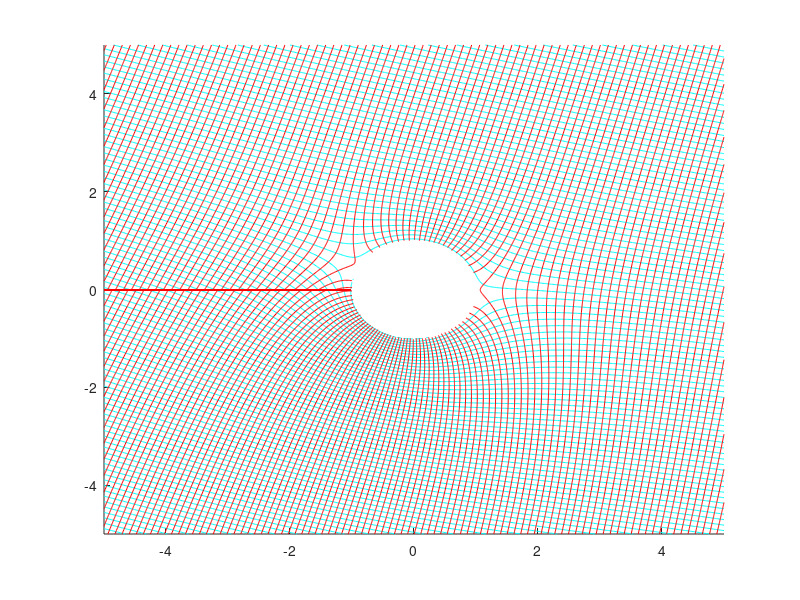
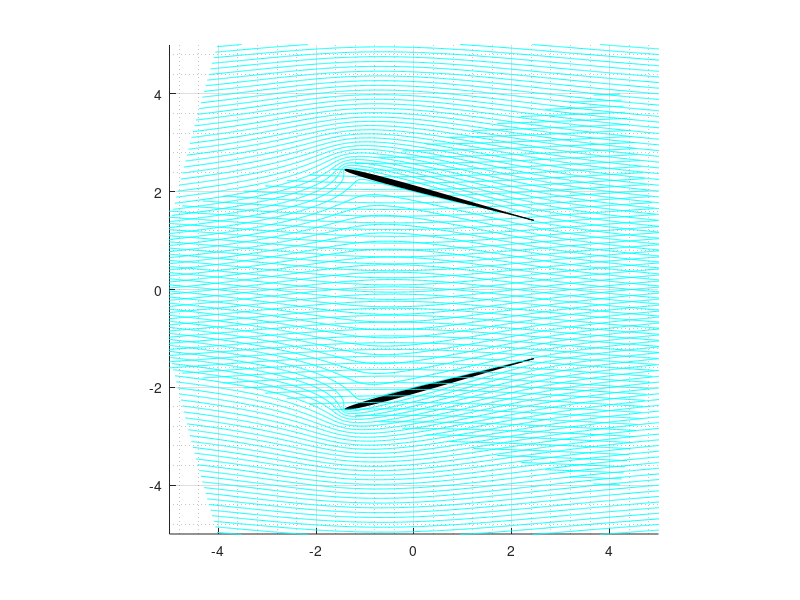

Reproduce these figures in MATLAB, in order.
%x,y,theta variables are defined below
ix= 5; 
intervals=50;
[x,y]=meshgrid(-ix:1/intervals:ix);
line=20;
theta = linspace(0,2*pi,intervals);
%adjustable parameters U=uniform flow velocity, r=radius of cylinder,
%alpha=angle of attack, positionx= x coordinate position of centre,
%positiony= y coordinate position of centre, gamma= strength of vorticity
U=200; alpha=-pi/12;
r=1;
c=0.02;
for i = 1 : length(x)
    for j = 1 : length(x)
        if (x(i,j)^2 + y(i,j)^2 <= r^2)
            x(i,j) = NaN;
            y(i,j) = NaN;
        end
    end
end
airfoilx=0; airfoily=-2;
zp=airfoilx+1i*airfoily;

gamma=-4*pi*r*U*sin(alpha);
%zo=initial starting position, z=complex variable Fz=complex potential
positionx=-r*c; positiony=0;
zo=positionx+1i.*positiony;
z=x+1i*y;
zetao= (z) + ((r)^2./(z));
zeta= (z) + ((r)^2./(z))+zp;
zetab=(z) + ((r)^2./(z))-zp;
%complex potential of uniform flow at angle of attack

Fzu=(U*(z-zo)*exp(-1i*alpha));
Fzu2=(U*(z-zo)*exp(1i*alpha));
%complex potential of cylinder 
Fzc=(U*(r^2)*(1+c)^2*exp(1i*alpha))./(z-zo)+(1/(2*pi)*(-1i*gamma*log(z-zo)));
Fzc2=(U*(r^2)*(1+c)^2*exp(1i*-alpha))./(z-zo)+(1/(2*pi)*(1i*gamma*log(z-zo)));
%complex potential of a cylinder with uniform flow at angle of attack
Fz=Fzu+Fzc;
Fz2=Fzu2+Fzc2;
%plotting the psi function followed by a solid circle
figure (1);
hold on;
contour(x,y,imag(Fz),(21*ix),'c');
contour(x,y,real(Fz),(21*ix),'r');

figure (2);

hold all;
[th, r0] = cart2pol(real(zeta), imag(zeta));
[nx, ny] = pol2cart(th-alpha, r0);
%contour(nx,ny,imag(Fz+Fz2),(line*ix),'c');
contour(nx,ny,imag(Fz),(line*ix),'c');
x2= (r-positionx)*cos(theta)+positionx;
y2= (r-positionx)*sin(theta)+positiony;
z2= x2+1i*y2;
zeta2= (z2 + (r^2)./z2)+zp;
[th2, r2] = cart2pol(real(zeta2), imag(zeta2));
[nx2, ny2] = pol2cart(th2-alpha, r2);
fill(nx2,ny2,'k');

 [th3, r3] = cart2pol(real(zetab), imag(zetab));
 [nx3, ny3] = pol2cart(th3+alpha, r3);
 contour(nx3,ny3,imag(Fz2),(line*ix),'c');
 x3= (r-positionx)*cos(theta)+positionx;
 y3= (r-positionx)*sin(theta)-positiony;
 z3= x3+1i*y3;
 zeta2= (z3 + (r^2)./z3)-zp;
 [th5, r5] = cart2pol(real(zeta2), imag(zeta2));
 [nx4, ny4] = pol2cart(th5+alpha, r5);
 fill(nx4,ny4,'k');

%plotting the plate in zeta space


%axis display options
grid on;
grid minor;
axis([-ix ix -ix ix])
pbaspect([1 1 1]);
